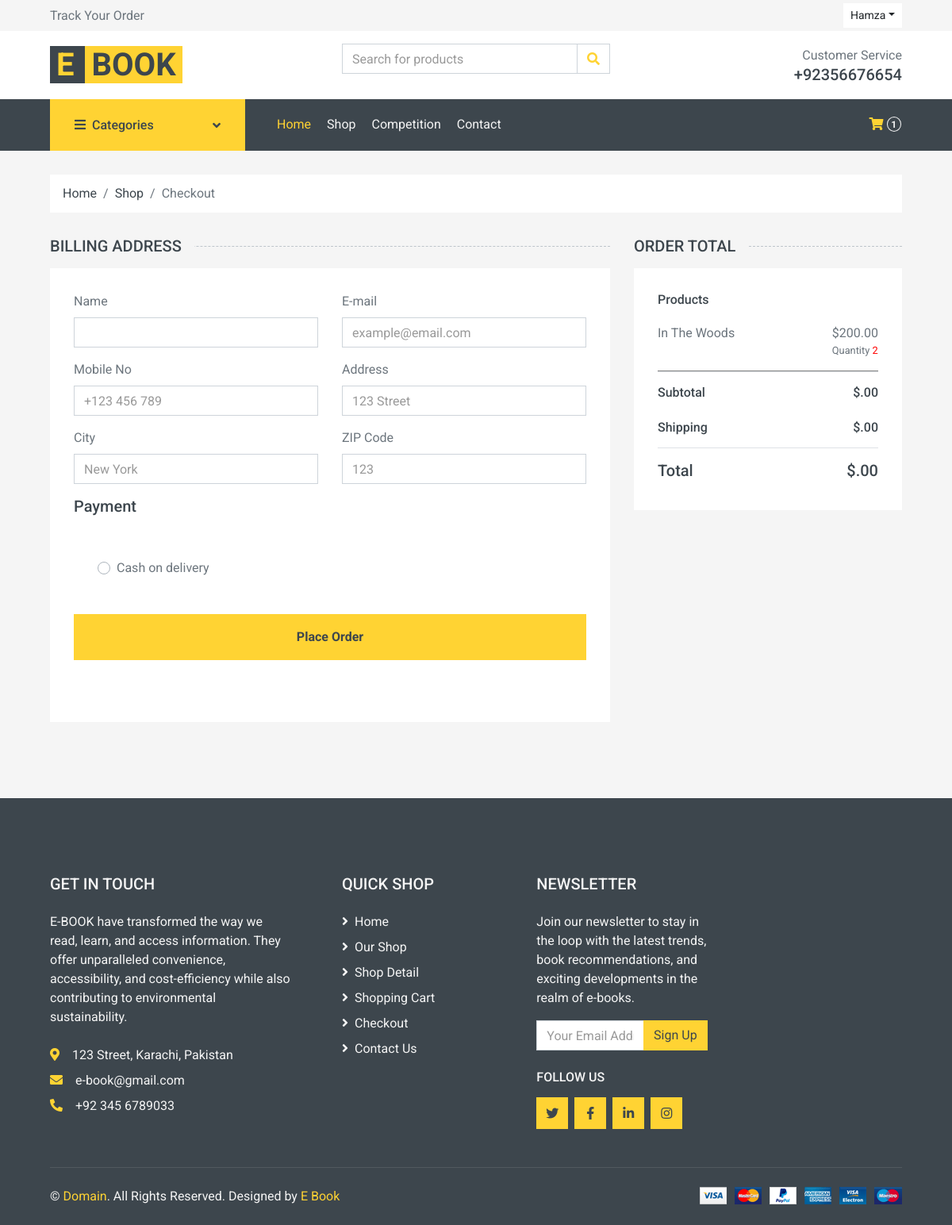
The app's page /Web/checkout.php (signed in) with its own data.
### tables this page shows
CREATE TABLE `cart` (
  `id` int(11) NOT NULL,
  `user_id` int(11) NOT NULL,
  `name` varchar(255) NOT NULL,
  `price` decimal(10,2) NOT NULL,
  `quantity` int(11) NOT NULL,
  `image` varchar(255) DEFAULT NULL,
  `created_at` timestamp NOT NULL DEFAULT current_timestamp()
);

### Web/checkout.php (the view, shortened to what this page needs)
<?php
include "Layout/header.php";
?>
<div class="container-fluid">
    <div class="row px-xl-5">
        <div class="col-12">
            <nav class="breadcrumb bg-light mb-30">
                <a class="breadcrumb-item text-dark" href="#">Home</a>
                <a class="breadcrumb-item text-dark" href="#">Shop</a>
                <span class="breadcrumb-item active">Checkout</span>
            </nav>
        </div>
    </div>
</div>
<div class="container-fluid">
    <div class="row px-xl-5">
        <div class="col-lg-8">
            <h5 class="section-title position-relative text-uppercase mb-3"><span class="bg-secondary pr-3">Billing Address</span></h5>
            <div class="bg-light p-30 mb-5">
                <form action="" method="POST">
                    <div class="row">
                        <div class="col-md-6 form-group">
                            <label>Name</label>
                            <input class="form-control" type="text" name="name">
                        </div>
                        <div class="col-md-6 form-group">
                            <label>E-mail</label>
                            <input class="form-control" type="text" placeholder="example@email.com" name="email">
                        </div>
                        <div class="col-md-6 form-group">
                            <label>Mobile No</label>
                            <input class="form-control" type="text" placeholder="+123 456 789" name="number">
                        </div>
                        <div class="col-md-6 form-group">
                            <label>Address</label>
                            <input class="form-control" type="text" placeholder="123 Street" name="address">
                        </div>
                        <div class="col-md-6 form-group">
                            <label>City</label>
                            <input class="form-control" type="text" placeholder="New York" name="city">
                        </div>
                        <div class="col-md-6 form-group">
                            <label>ZIP Code</label>
                            <input class="form-control" type="text" placeholder="123" name="zip_code">
                        </div>
                    </div>
                    <div class="mb-5">
                        <h5><span class="pr-3">Payment</span></h5>
                        <div class="bg-light p-30">
                            <div class="form-group">
                                <div class="custom-control custom-radio">
                                    <label class="custom-control-label" for="directcheck">Cash on delivery</label>
                                </div>
                            </div>
                        </div>
                        <button name="submit" class="btn btn-block btn-primary font-weight-bold py-3">Place Order</button>
                    </div>
                </form>
            </div>
        </div>
        <div class="col-lg-4">
            <h5 class="section-title position-relative text-uppercase mb-3"><span class="bg-secondary pr-3">Order Total</span></h5>
            <div class="bg-light p-30 mb-5">
                <div class="border-bottom">
                    <?php
                    $userId = $_SESSION["user_id"];
                    $sql = "SELECT * FROM cart WHERE user_id = ?";
                    $stmt = mysqli_prepare($con, $sql);
                    if ($stmt) {
                        mysqli_stmt_bind_param($stmt, "i", $userId);
                        if (mysqli_stmt_execute($stmt)) {
                            $result = mysqli_stmt_get_result($stmt);
                            $cartItems = mysqli_fetch_all($result, MYSQLI_ASSOC);
                        }
                    }
                    ?>
                    <h6 class="mb-3">Products</h6>
                    <?php foreach ($cartItems as $item) : ?>
                        <div class="d-flex justify-content-between" style="border-bottom: 1px solid gray; padding-top: 5px;">
                            <p><?= $item['name']; ?></p>
                            <p>
                                $<?= $item['price']; ?>
                                <br>
                                <small>Quantity <span style="color: red;"><?= $item['quantity']; ?></span></small>
                            </p>
                        </div>
                    <?php endforeach; ?>
                </div>
                <div class="border-bottom pt-3 pb-2">
                    <div class="d-flex justify-content-between mb-3">
                        <h6>Subtotal</h6>
                        <h6><?php echo "$" . $_SESSION['subtotal'] . ".00"; ?></h6>
                    </div>
                    <div class="d-flex justify-content-between">
                        <h6 class="font-weight-medium">Shipping</h6>
                        <h6 class="font-weight-medium"><?php echo "$" . $_SESSION['shipping'] . ".00"; ?></h6>
                    </div>
                </div>
                <div class="pt-2">
                    <div class="d-flex justify-content-between mt-2">
                        <h5>Total</h5>
                        <h5><?php echo "$" .  $_SESSION['total'] . ".00"; ?></h5>
                    </div>
                </div>
            </div>
        </div>
    </div>
</div>
<?php
include "Layout/footer.php";
?>

### records on screen
cart: name "In The Woods", price "200.00", quantity "2"

### other values on screen
$username "Hamza"
$row "1"
